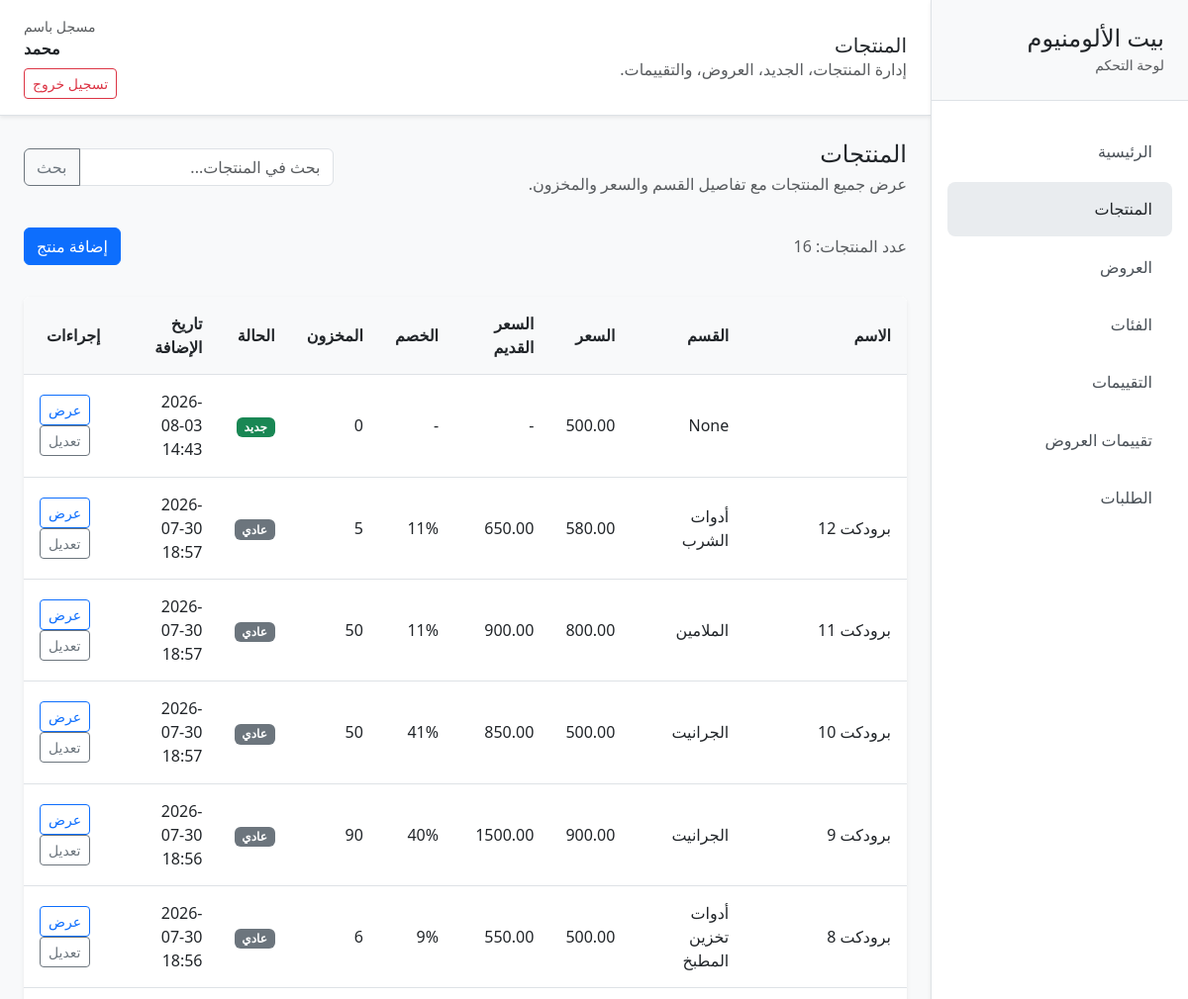
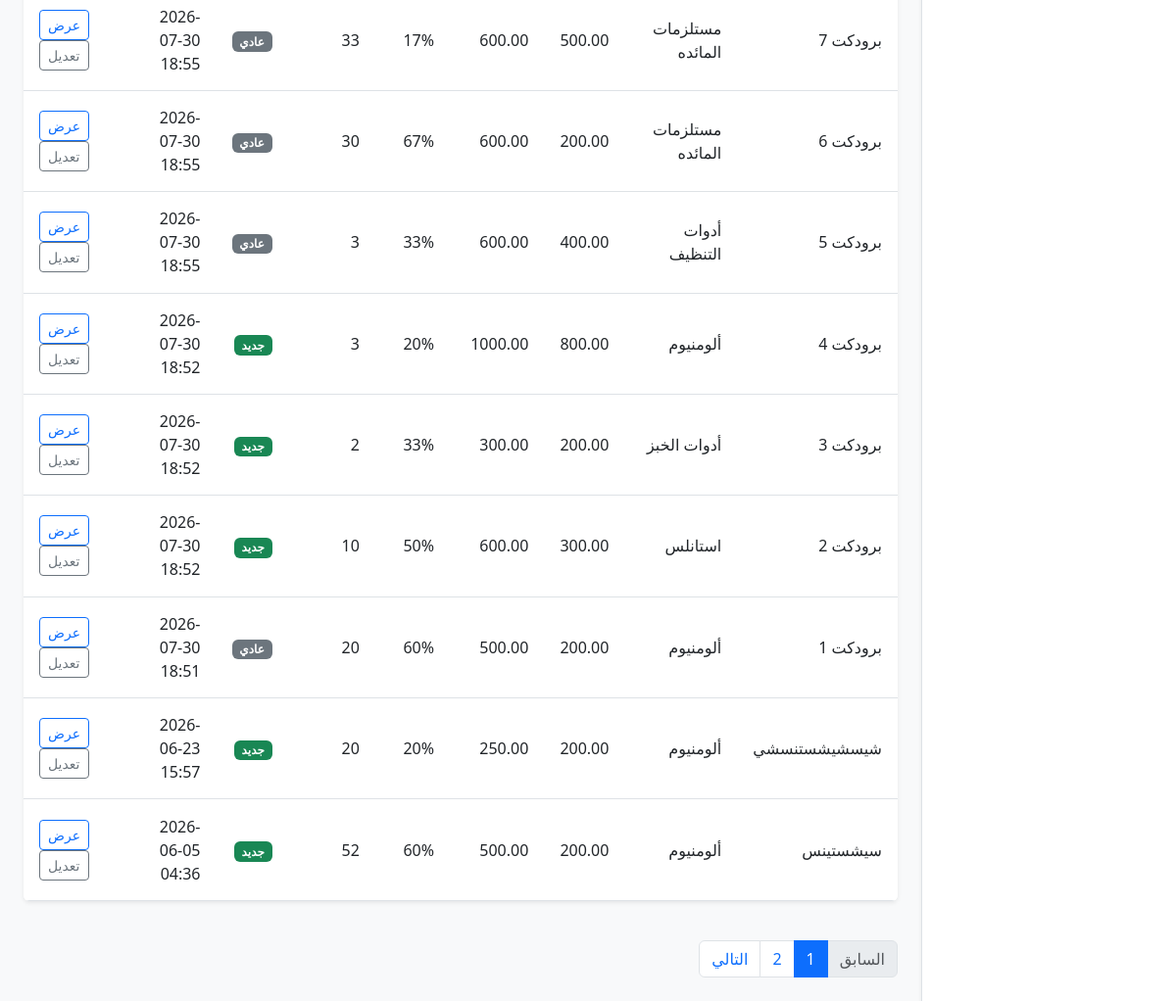
The page /dashboard/products/ (signed in) on the database as committed earlier (2 pictures, top to bottom).
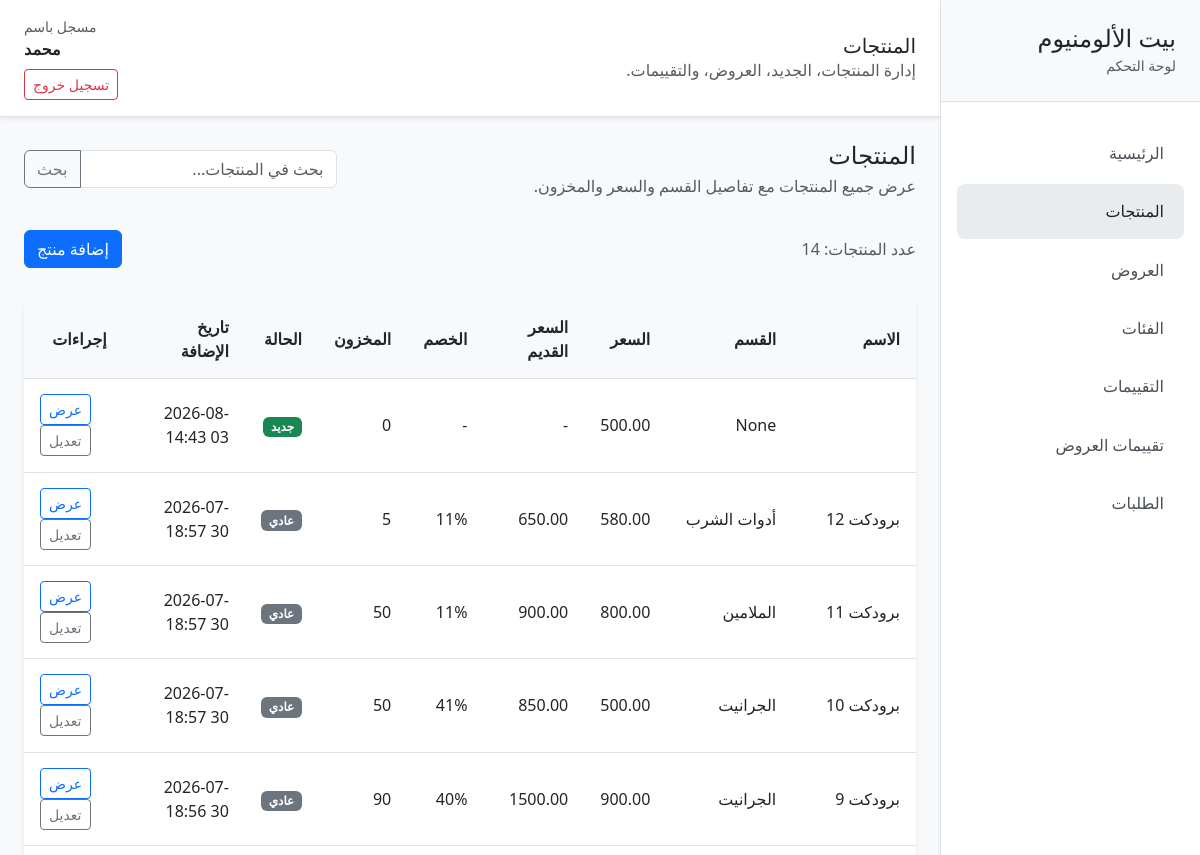
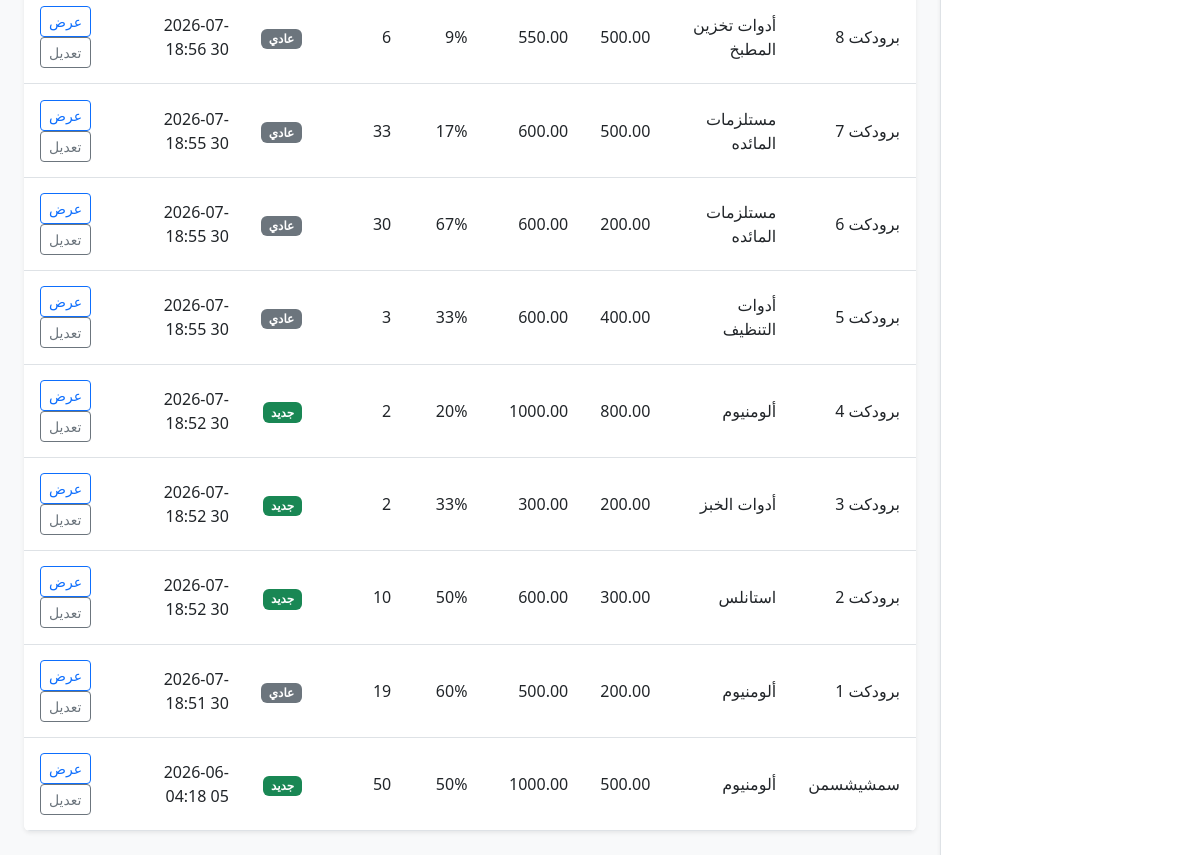
The same page on the database as committed later (2 pictures, top to bottom).
### products/models.py (models this page shows, shortened)
class Product(models.Model):
    name = models.CharField(max_length=255)
    description = models.TextField()
    price = models.DecimalField(max_digits=10, decimal_places=2)
    old_price = models.DecimalField(
        max_digits=10,
        decimal_places=2,
        null=True,
        blank=True
    )
    image = models.ImageField(upload_to='products/')
    image_2 = models.ImageField(upload_to='products/', null=True, blank=True)
    image_3 = models.ImageField(upload_to='products/', null=True, blank=True)
    image_4 = models.ImageField(upload_to='products/', null=True, blank=True)
    image_5 = models.ImageField(upload_to='products/', null=True, blank=True)
    more_details = models.TextField(null=True, blank=True)
    specs = models.TextField(null=True, blank=True)
    features = models.TextField(null=True, blank=True)
    stock = models.PositiveIntegerField(default=0)
    category = models.ForeignKey(
        "products.Category",
        on_delete=models.SET_NULL,
        related_name="products",
        null=True,
        blank=True
    )
    is_new = models.BooleanField(default=False)
    is_featured_new_arrival = models.BooleanField(
        default=False,
        help_text="المنتج المميز اللي يظهر في قسم New Arrivals - منتج واحد بس ينفع يكون True"
    )
    added_at = models.DateTimeField(auto_now_add=True)
    @property
    def discount(self):
        if self.old_price and self.old_price > self.price:
            return round(
                ((self.old_price - self.price) / self.old_price) * 100
            )
        return 0

class Category(models.Model):
    name = models.CharField(max_length=100)
    def __str__(self):
        return self.name

### dashboard/views.py (the view)
# urls.py: path('dashboard/products/', views.dashboard_products, name='dashboard_products'),
@login_required
def dashboard_products(request):
    products = Product.objects.select_related('category').order_by('-added_at')
    context = _dashboard_context(
        request,
        active_page='products',
        queryset=products,
        search_fields=['name', 'description'],
    )
    return render(request, 'dashboard/products_list.html', context)

### dashboard/views.py (called while the page is built)
def _filter_queryset_by_search(queryset, search_query, fields):
    if not search_query or not fields:
        return queryset
    query = Q()
    for field in fields:
        query |= Q(**{f"{field}__icontains": search_query})
    return queryset.filter(query)

def _paginate_queryset(request, queryset, per_page=15):
    paginator = Paginator(queryset, per_page)
    page_number = request.GET.get('page')
    return paginator.get_page(page_number)

def _dashboard_context(request, active_page, queryset, search_fields=None):
    search_query = request.GET.get('search', '').strip()
    queryset = _filter_queryset_by_search(queryset, search_query, search_fields or [])
    page_obj = _paginate_queryset(request, queryset)
    return {
        'search_query': search_query,
        'page_obj': page_obj,
        'active_page': active_page,
        'result_count': queryset.count(),
    }

### dashboard/templates/dashboard/products_list.html
{% extends 'products/base.html' %} {% block title %}بيت الألومنيوم - المنتجات{% endblock %}
{% block page_title %}المنتجات{% endblock %}
{% block content %}
<div class="d-flex flex-column gap-3">
  <div class="d-flex flex-column flex-md-row justify-content-between align-items-start align-items-md-center gap-3 mb-3">
    <div>
      <h2 class="h4 mb-1">المنتجات</h2>
      <p class="text-muted mb-0">عرض جميع المنتجات مع تفاصيل القسم والسعر والمخزون.</p>
    </div>
    <form method="get" class="search-box">
      <div class="input-group">
        <input type="search" name="search" class="form-control" placeholder="بحث في المنتجات..." value="{{ search_query }}" />
        <button class="btn btn-outline-secondary" type="submit">بحث</button>
      </div>
    </form>
  </div>
  <div class="d-flex justify-content-between align-items-center mb-3">
    <span class="text-muted">عدد المنتجات: {{ result_count }}</span>
    <a href="{% url 'products:add_product' %}" class="btn btn-primary">إضافة منتج</a>
  </div>
  <div class="table-responsive shadow-sm rounded overflow-hidden bg-white">
    <table class="list-table mb-0">
      <thead>
        <tr>
          <th class="text-start">الاسم</th>
          <th class="text-start">القسم</th>
          <th class="text-start">السعر</th>
          <th class="text-start">السعر القديم</th>
          <th class="text-start">الخصم</th>
          <th class="text-start">المخزون</th>
          <th class="text-start">الحالة</th>
          <th class="text-start">تاريخ الإضافة</th>
          <th class="text-center">إجراءات</th>
        </tr>
      </thead>
      <tbody>
        {% for product in page_obj.object_list %}
        <tr class="clickable-row" data-href="{% url 'products:product_details' product.pk %}">
          <td>{{ product.name }}</td>
          <td>{{ product.category }}</td>
          <td>{{ product.price }}</td>
          <td>{% if product.old_price %}{{ product.old_price }}{% else %}-{% endif %}</td>
          <td>{% if product.discount > 0 %}{{ product.discount }}%{% else %}-{% endif %}</td>
          <td>{{ product.stock }}</td>
          <td>{% if product.is_new %}<span class="badge bg-success">جديد</span>{% else %}<span class="badge bg-secondary">عادي</span>{% endif %}</td>
          <td>{{ product.added_at|date:'Y-m-d H:i' }}</td>
          <td class="text-end table-actions">
            <a href="{% url 'products:product_details' product.pk %}" class="btn btn-sm btn-outline-primary">عرض</a>
            <a href="{% url 'products:edit_product' product.pk %}" class="btn btn-sm btn-outline-secondary">تعديل</a>
          </td>
        </tr>
        {% empty %}
        <tr><td colspan="9" class="py-5 text-center text-muted">لا توجد منتجات مطابقة للبحث.</td></tr>
        {% endfor %}
      </tbody>
    </table>
  </div>
  {% if page_obj.has_other_pages %}
  <nav aria-label="Products pagination" class="mt-4">
    <ul class="pagination mb-0">
      {% if page_obj.has_previous %}
      <li class="page-item"><a class="page-link" href="?page={{ page_obj.previous_page_number }}{% if search_query %}&search={{ search_query }}{% endif %}">السابق</a></li>
      {% else %}<li class="page-item disabled"><span class="page-link">السابق</span></li>{% endif %}
      {% for num in page_obj.paginator.page_range %}
      <li class="page-item {% if page_obj.number == num %}active{% endif %}"><a class="page-link" href="?page={{ num }}{% if search_query %}&search={{ search_query }}{% endif %}">{{ num }}</a></li>
      {% endfor %}
      {% if page_obj.has_next %}
      <li class="page-item"><a class="page-link" href="?page={{ page_obj.next_page_number }}{% if search_query %}&search={{ search_query }}{% endif %}">التالي</a></li>
      {% else %}<li class="page-item disabled"><span class="page-link">التالي</span></li>{% endif %}
    </ul>
  </nav>
  {% endif %}
</div>
{% endblock %}

Rows that differ between the two databases and show on the page:
removed Product: name "شيسشيشستنسشي", category "ألومنيوم", price "200.00", old_price "250.00", discount "20", stock "20", is_new "جديد", added_at "2026-06-23 15:57"
removed Product: name "سيشستينس", category "ألومنيوم", price "200.00", old_price "500.00", discount "60", stock "52", is_new "جديد", added_at "2026-06-05 04:36"
changed Product "برودكت 4": stock "3" → "2"
changed Product "برودكت 1": stock "20" → "19"
now on this page (row unchanged): Product: name "سمشيشسمن", category "ألومنيوم", price "500.00", old_price "1000.00", discount "50", stock "50", is_new "جديد", added_at "2026-06-05 04:18"
Other text that changed with them:
{{ result_count }}: "16" → "14"
text no longer shown: "السابق التالي"
list line gone: "1"
list line gone: "2"
